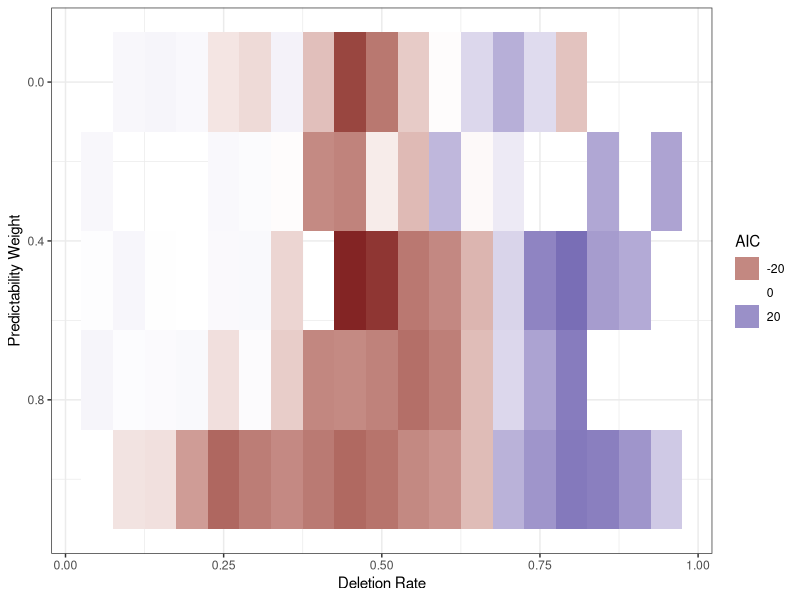
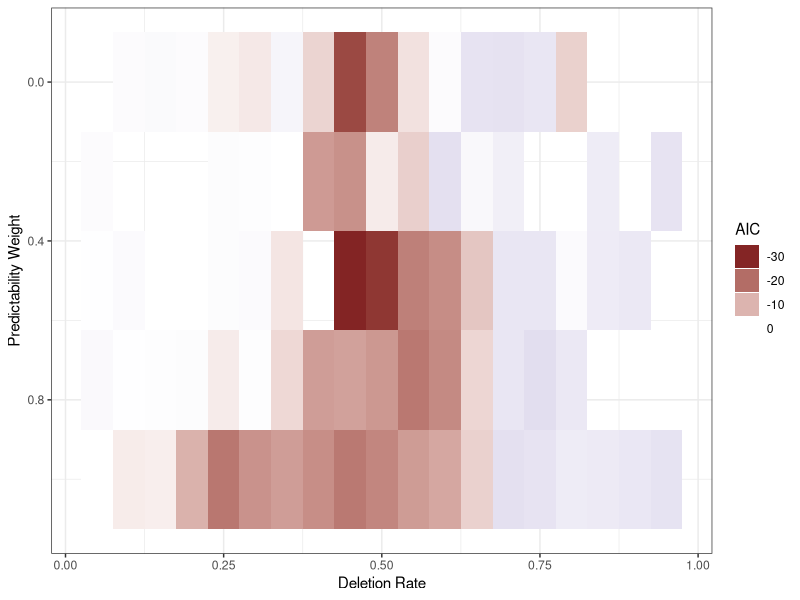
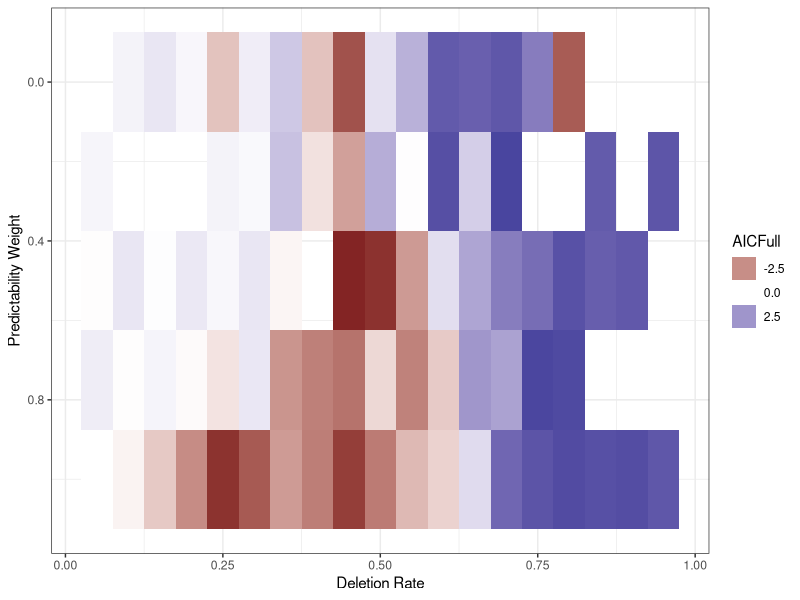

Recreate these plots in R, in order.

library(ggplot2)
library(dplyr)
library(tidyr)



data = read.csv("analyze_Model_IncludingNoTP_SCRC_R_AICs.tsv", sep="\t") %>% filter(N == 2095)

meanAICRaw = 2387.221
plot = ggplot(data %>% group_by(deletion_rate, predictability_weight) %>% summarise(AICRaw=mean(AICRaw)-meanAICRaw), aes(x=deletion_rate, y=predictability_weight, fill=AICRaw)) + geom_tile() + theme_bw() + scale_fill_gradient2() + xlab("Deletion Rate") + ylab("Predictability Weight") + guides(fill=guide_legend(title="AIC")) + scale_y_reverse ()
ggsave(plot, file="figures/analyze_Model_IncludingNoTP_SCRC_Viz_R_Raw.pdf", height=2, width=5)

meanAIC = 2394.282
plot = ggplot(data %>% group_by(deletion_rate, predictability_weight) %>% summarise(AIC=mean(AIC)-meanAIC), aes(x=deletion_rate, y=predictability_weight, fill=AIC)) + geom_tile() + theme_bw() + scale_fill_gradient2() + xlab("Deletion Rate") + ylab("Predictability Weight") + guides(fill=guide_legend(title="AIC")) + scale_y_reverse ()
ggsave(plot, file="figures/analyze_Model_IncludingNoTP_SCRC_Viz_R.pdf", height=2, width=5)

meanAICFull = 2365.662
plot = ggplot(data %>% group_by(deletion_rate, predictability_weight) %>% summarise(AICFull=mean(AICFull)-meanAICFull), aes(x=deletion_rate, y=predictability_weight, fill=AICFull)) + geom_tile() + theme_bw() + scale_fill_gradient2() + xlab("Deletion Rate") + ylab("Predictability Weight") + guides(fill=guide_legend(title="AICFull")) + scale_y_reverse ()
ggsave(plot, file="figures/analyze_Model_IncludingNoTP_SCRC_Viz_R_Full.pdf", height=2, width=5)



